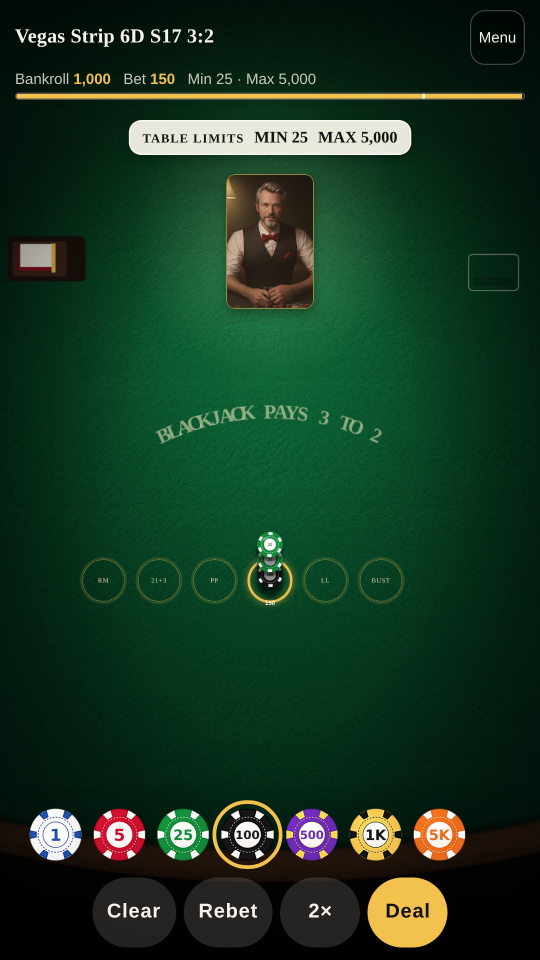
#> input picture art/store/raw/01_bet.png, 1080 x 1920 px (shown at 1/2 size)
$ python sheet.py ../raw/01_bet.png ../raw/02_dealing.png 5
#> lines starting #> are read from the running program, lines starting #| are printed output that depends on the picture
import sys,glob
from PIL import Image,ImageDraw
pat,out=sys.argv[1],sys.argv[2]; cols=int(sys.argv[3]) if len(sys.argv)>3 else 8
fs=sorted(glob.glob(pat))
ims=[Image.open(f).convert('RGB').resize((216,384)) for f in fs]
#> ims = 1 item
rows=(len(ims)+cols-1)//cols
#> rows = 1
s=Image.new('RGB',(216*cols,404*rows),'white');d=ImageDraw.Draw(s)
#> after `s = Image.new('RGB', (216 * cols, 404 * rows), 'white')`: s: PIL image 1080x404 RGB; every value is 255
for i,(f,im) in enumerate(zip(fs,ims)): s.paste(im,((i%cols)*216,(i//cols)*404)); d.text(((i%cols)*216+4,(i//cols)*404+386),f.split('/')[-1][:24],fill='black')
#> this loop made 1 pass
#> f on pass 1: '../raw/01_bet.png'
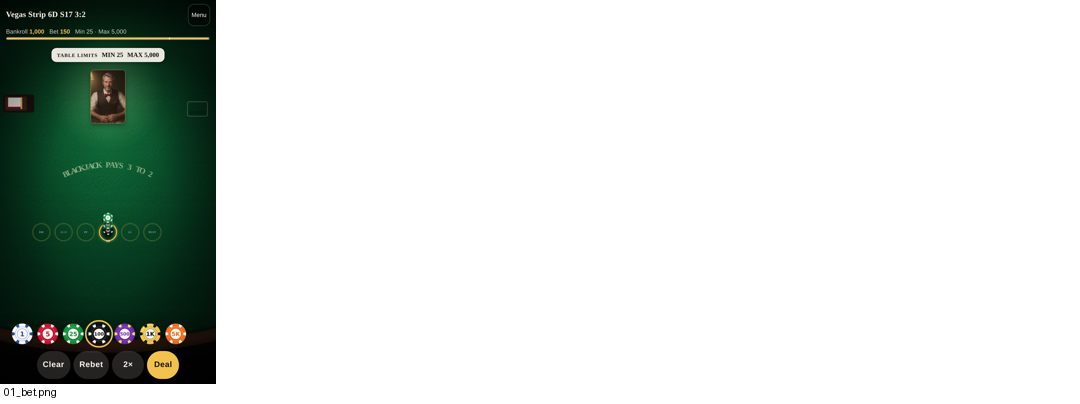
#> s: PIL image 1080x404 RGB; mean R, G, B 211.1, 217.1, 213.1
s.save(out)

$ run again, on art/store/raw/04_in_play.png
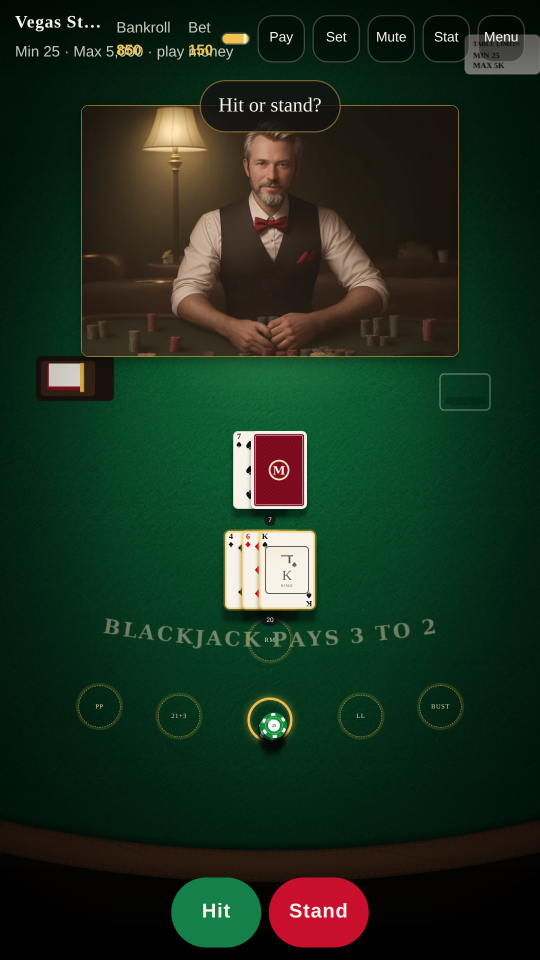
#> input picture art/store/raw/04_in_play.png, 1080 x 1920 px (shown at 1/2 size)
#> ims = 1 item
#> rows = 1
#> the loop `for i,(f,im) in enumerate(zip(fs,ims)): s.paste(im,((i%cols)*216,(i//c..` made 1 pass
#> f on pass 1: '../raw/04_in_play.png'
#> after the loop `for i,(f,im) in enumerate(zip(fs,ims)): s.paste(im,((i%cols)*216,(i//c..`:
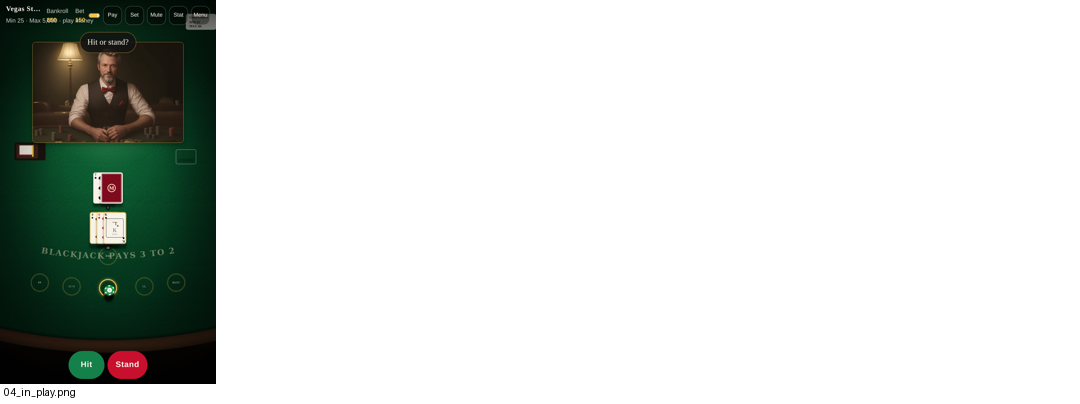
#> s: PIL image 1080x404 RGB; mean R, G, B 211.7, 215.4, 212.2

$ run again, on art/store/raw/06_coach.png
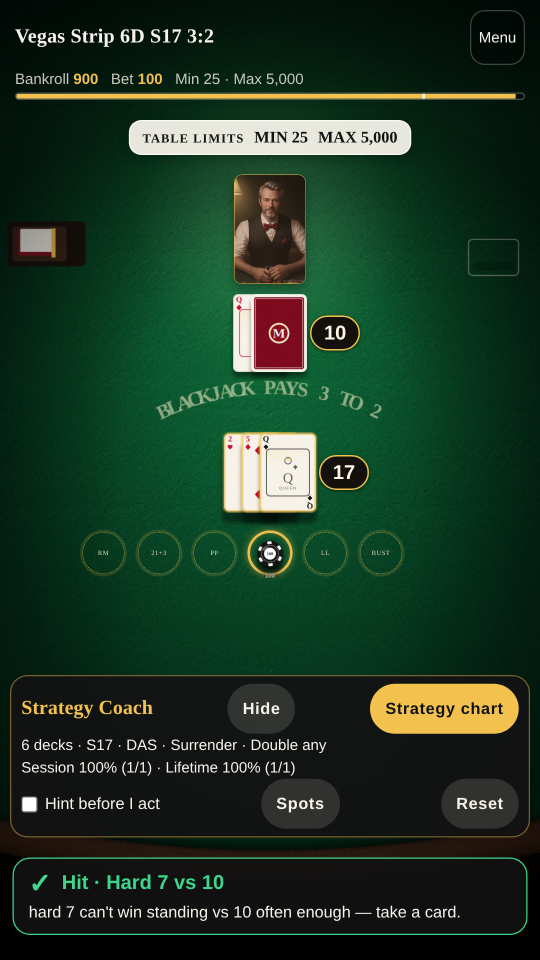
#> input picture art/store/raw/06_coach.png, 1080 x 1920 px (shown at 1/2 size)
#> ims = 1 item
#> rows = 1
#> the loop `for i,(f,im) in enumerate(zip(fs,ims)): s.paste(im,((i%cols)*216,(i//c..` made 1 pass
#> f on pass 1: '../raw/06_coach.png'
#> after the loop `for i,(f,im) in enumerate(zip(fs,ims)): s.paste(im,((i%cols)*216,(i//c..`:
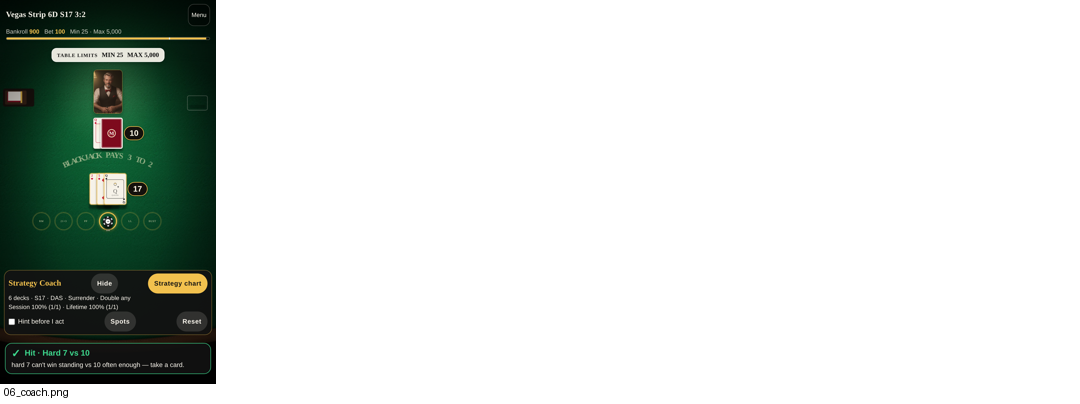
#> s: PIL image 1080x404 RGB; mean R, G, B 212, 217, 213.4
